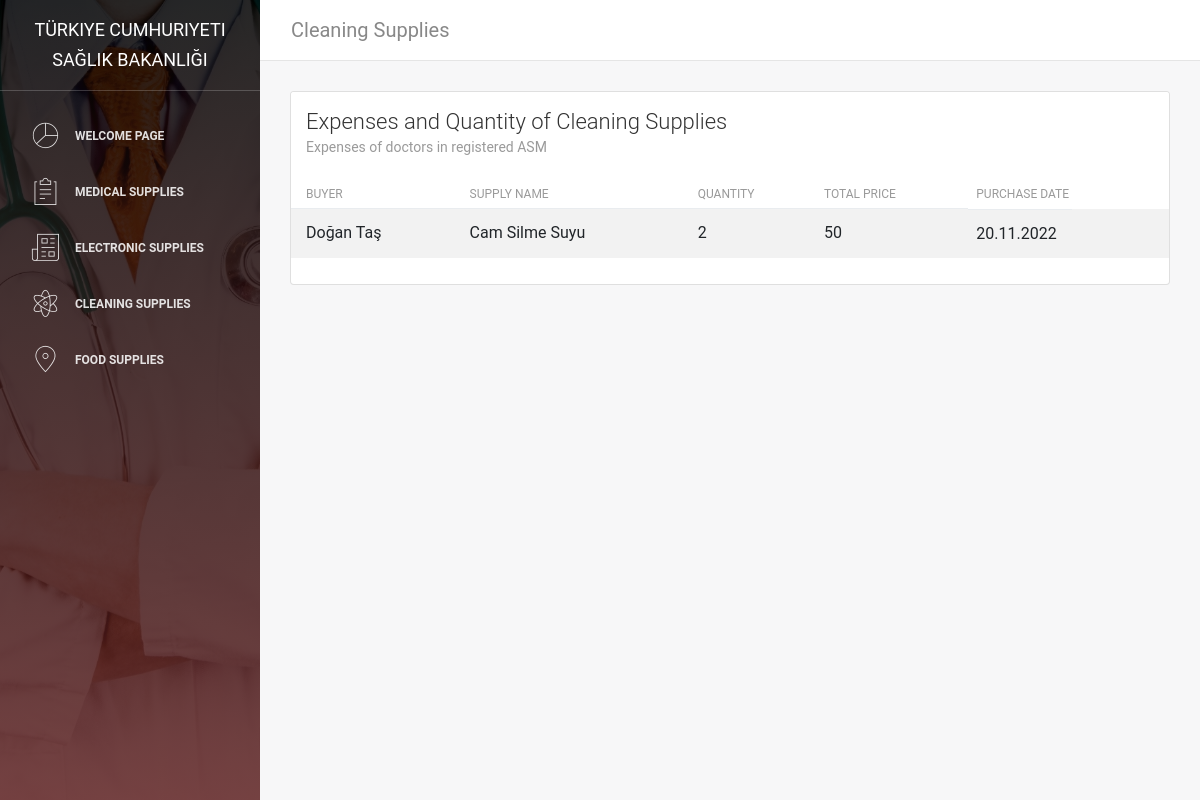
Before: /cleaningSupplies with the older database file.
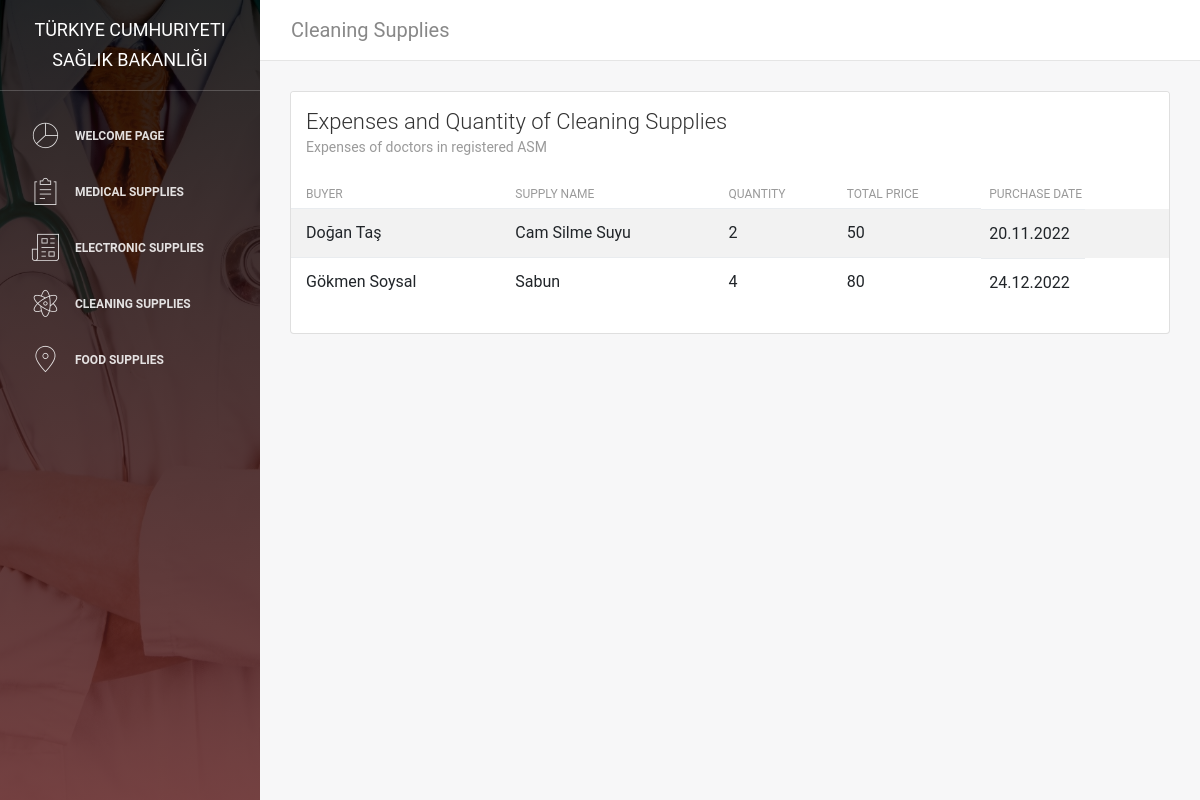
After: the same page with the newer database file.
### asm/models.py (models this page shows, shortened)
class CleaningSupplies(models.Model):
    nameCleaningSupplies = models.CharField(max_length=45)
    priceCleaningSupplies= models.CharField(max_length=45)
    quantityCleaningSupplies = models.IntegerField()
    buyDateCleaningSupplies = models.CharField(max_length=45)
    buyerCleaningSupplies = models.ForeignKey(Users, on_delete=models.CASCADE, null=True)

class Users(models.Model):
    nameUsers = models.CharField(max_length=45)
    surnameUsers = models.CharField(max_length=45)
    passwordUserss = models.CharField(max_length=45)
    phoneNumberUsers = models.CharField(max_length=45)
    emailUsers = models.CharField(max_length=45)
    def __str__(self):
       return f"{self.nameUsers} {self.surnameUsers}"

### asm/views.py (the view)
# urls.py: path("cleaningSupplies", views.cleaningSupplies, name='cleaningSupplies'),
def cleaningSupplies(request):
    cleaningSupplies = CleaningSupplies.objects.all()
    context = {
        "cleaningSupplies": cleaningSupplies
    }
    return render(request, "asm/cleaningSupplies.html", context)

### asm/templates/asm/cleaningSupplies.html (shortened to what the changed rows need)
 {% load static %}
 <!DOCTYPE html>
 <html lang="en">
 <head>
     <link rel="stylesheet" href="https://maxcdn.bootstrapcdn.com/font-awesome/latest/css/font-awesome.min.css" />
     <link href="{% static 'assets/css/bootstrap.min.css' %}" rel="stylesheet" />
     <link href="{% static 'assets/css/light-bootstrap-dashboard.css' %}" rel="stylesheet" />
     <link href="{% static 'assets/css/demo.css' %}" rel="stylesheet" />
 </head>
 <body>
     <div class="wrapper">
         <div class="main-panel">
            <div class="content">
                <div class="container-fluid">
                    <div class="row">
                        <div class="col-md-12">
                            <div class="card strpied-tabled-with-hover">
                                <div class="card-body table-full-width table-responsive">
                                    <table class="table table-hover table-striped">
                                        <thead>
                                            <th>Buyer</th>
                                            <th>Supply Name</th>
                                            <th>Quantity</th>
                                            <th>Total Price</th>
                                            <th>Purchase Date</th>
                                        </thead>
                                        <tbody>
                                            {% for cleaningSupplies in cleaningSupplies %}
                                            <tr>
                                                <td> {{cleaningSupplies.buyerCleaningSupplies}} </td>
                                                <td> {{cleaningSupplies.nameCleaningSupplies}} </td>
                                                <td> {{cleaningSupplies.quantityCleaningSupplies}} </td>
                                                <td> {{cleaningSupplies.priceCleaningSupplies}} </td>
                                                <td> {{cleaningSupplies.buyDateCleaningSupplies}} </td>
                                            </tr>
                                             {% endfor %}
                                        </tbody>
                                    </table>
                                </div>
                            </div>
                        </div>
                    </div>
                </div>
            </div>
        </div>
    </div>
</body>
</html>

Changed rows visible on the page:
added CleaningSupplies: buyerCleaningSupplies "Gökmen Soysal", nameCleaningSupplies "Sabun", quantityCleaningSupplies "4", priceCleaningSupplies "80", buyDateCleaningSupplies "24.12.2022"
